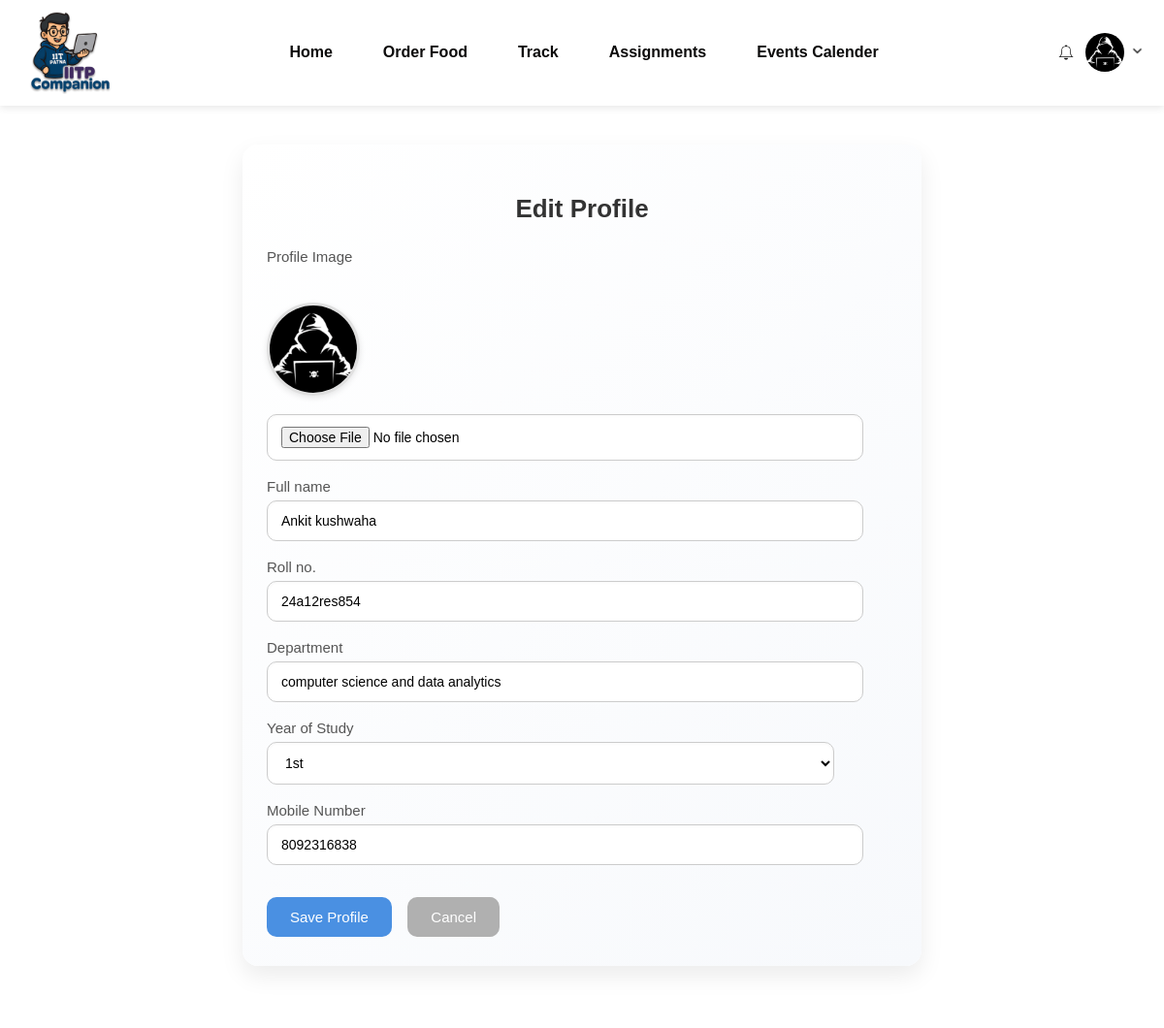
Before: /profile/edit/ (signed in, upper part) with the older database file.
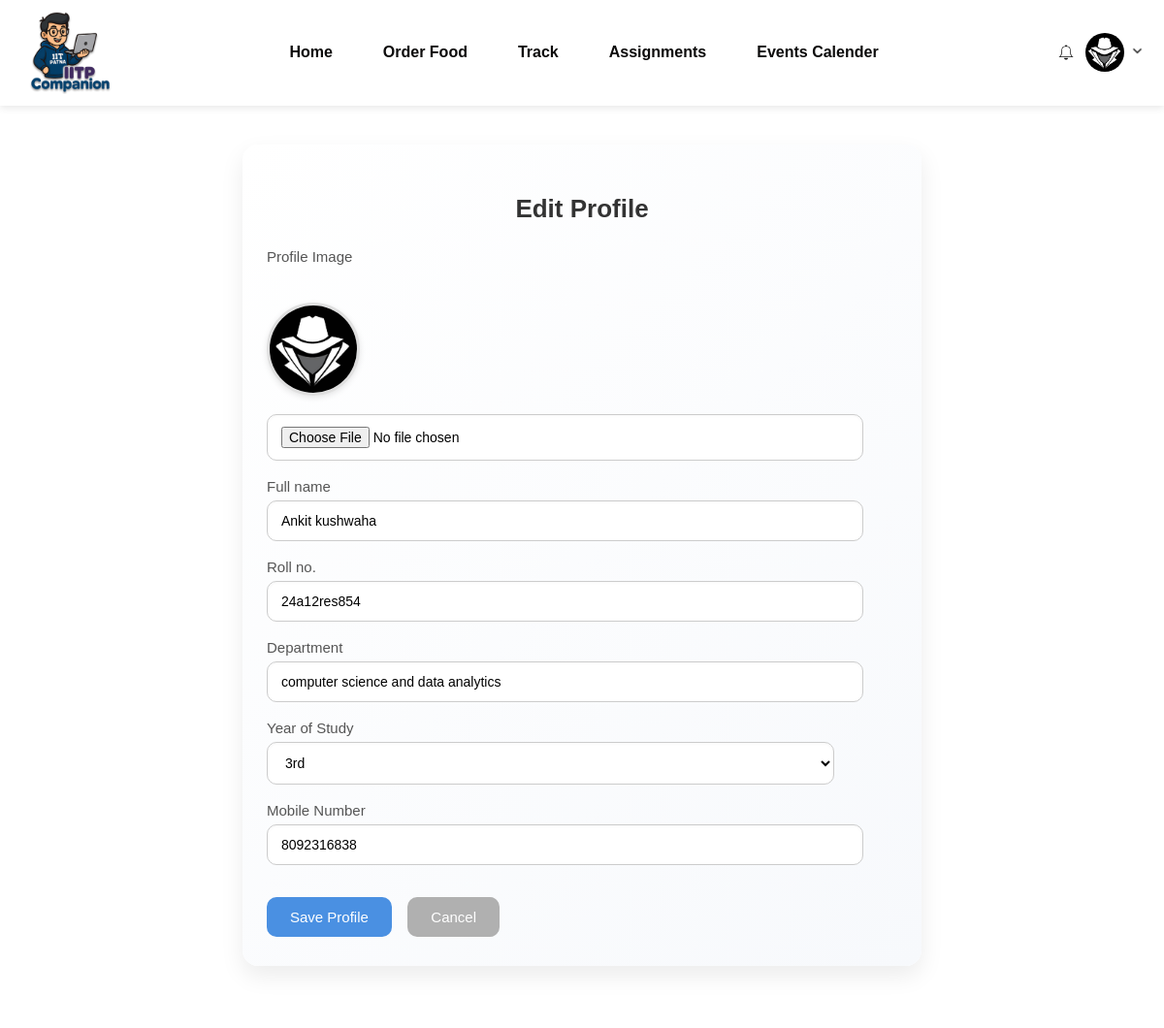
After: the same page with the newer database file.
### Webusers/models.py (models this page shows, shortened)
class UserProfile(models.Model):
    user = models.OneToOneField(Users, on_delete=models.CASCADE)
    roll_number = models.CharField(max_length=20, null=True,default=None)
    department = models.CharField(max_length=100,null=True,default=None)
    year = models.IntegerField(choices=[(1, '1st'), (2, '2nd'), (3, '3rd'), (4, '4th')],null=True,default=None)
    hostel = models.CharField(max_length=100,null=True,default=None)
    profile_image = models.ImageField(upload_to='profile_images/', default='profile_images/default.png')
    mobile_number = models.CharField(max_length=15, blank=True,null=True,default=None)
    saved_foods = models.JSONField(default=list, blank=True)
    saved_routes = models.JSONField(default=list, blank=True)
    saved_assignments = models.JSONField(default=list, blank=True)

### IITP_copanion_plus/views.py (the view, shortened to what this page needs)
# urls.py: path('profile/edit/', views.edit_profile, name='edit_profile'),
@require_login
def edit_profile(request):
    user_id = request.session.get('user_id')
    user = get_object_or_404(Users, id=user_id)
    profile, created = UserProfile.objects.get_or_create(user=user)
    return render(request, 'user/edit_profile.html', {'user': user, 'profile': profile})

### IITP_copanion_plus/views.py (called while the page is built)
def require_login(view_func):
    @wraps(view_func)
    def _wrapped_view(request, *args, **kwargs):
        user_id = request.session.get('user_id')
        if not user_id:
            return redirect('login')
        return view_func(request, *args, **kwargs)
    return _wrapped_view

### Webusers/context_processors.py (called while the page is built)
def users_context(request):
    user_id = request.session.get('user_id')
    webuser = None
    profile = None
    if user_id:
        try:
            webuser = Users.objects.get(id=user_id)
            profile, created = UserProfile.objects.get_or_create(user=webuser)
        except Users.DoesNotExist:
            pass
    return {
        'webuser': webuser,
        'profile': profile
    }

### notifications/context_processors.py (called while the page is built)
def notification_context(request):
    user_id = request.session.get('user_id')
    if not user_id:
        return {'notifications': []}
    try:
        user = Users.objects.get(id=user_id)
        notes = Notification.objects.filter(user=user).order_by('-created_at')[:5]
        return {'notifications': notes, 'webuser': user}
    except Users.DoesNotExist:
        return {'notifications': []}

### templates/user/edit_profile.html (shortened to what this page needs)
{% extends 'base.html' %}
{% load static %}
{% block content %}
<link rel="stylesheet" href="{% static 'css/profile.css' %}">
<div class="edit-profile-container">
  <h2>Edit Profile</h2>
  <form method="POST" enctype="multipart/form-data" class="edit-profile-form">
    <div class="form-group">
      <label for="profile_image">Profile Image</label><br>
      {% if profile.profile_image %}
        <img src="{{ profile.profile_image.url }}" alt="Current Image" class="profile-preview">
      {% else %}
        <img src="{% static 'images/default.png' %}" alt="Default Image" class="profile-preview">
      {% endif %}
      <input type="file" name="profile_image" id="profile_image">
    </div>
    <div class="form-group">
      <label for="name">Full name</label>
      <input type="text" name="username" id="username" value="{{ user.username }}" required>
    </div>
    <div class="form-group">
      <label for="roll_number">Roll no.</label>
      <input type="text" name="roll_number" id="roll_number" value="{{ profile.roll_number }}" required>
    </div>
    <div class="form-group">
      <label for="department">Department</label>
      <input type="text" name="department" id="department" value="{{ profile.department }}" required>
    </div>
    <div class="form-group">
      <label for="year">Year of Study</label>
      <select name="year" id="year" required>
        <option value="1" {% if profile.year == 1 %}selected{% endif %}>1st</option>
        <option value="3" {% if profile.year == 3 %}selected{% endif %}>3rd</option>
      </select>
    </div>
    <div class="form-group">
      <label for="mobile_number">Mobile Number</label>
      <input type="text" name="mobile_number" id="mobile_number" value="{{ profile.mobile_number }}">
    </div>
    <button type="submit" class="submit-btn">Save Profile</button>
    <a href="{% url 'profile' %}" class="cancel-btn">Cancel</a>
  </form>
</div>
{% endblock %}

### templates/header.html (shortened to what this page needs)
<!DOCTYPE html>
{% load static %}
<html lang="en">
<head>
  <link rel="stylesheet" href="{% static 'css/header.css' %}">
</head>
<body>
  <header>
    <nav class="navbar">
      <div class="nav-left">
        <a href="{% url 'home' %}" class="logo-link">
          <img style="width:85px; margin-left:10px; " src="{% static 'images/iitpcomapanion1.png' %}" alt="IIT Patna Logo" class="logo-img">
        </a>
      </div>
<ul class="nav-links" id="nav-links">
  <li><a href="{% url 'home' %}" class="{% if request.resolver_match.url_name == 'home' %}active{% endif %}">Home</a></li>
  <li><a href="{% url 'order' %}" class="{% if request.resolver_match.url_name == 'order' %}active{% endif %}">Order Food</a></li>
  <li><a href="{% url 'tracker' %}" class="{% if request.resolver_match.url_name == 'tracker' %}active{% endif %}">Track</a></li>
  <li><a href="{% url 'Assignment' %}" class="{% if request.resolver_match.url_name == 'Assignment' %}active{% endif %}">Assignments</a></li>
  <li><a href="{% url 'events' %}" class="{% if request.resolver_match.url_name == 'events' %}active{% endif %}">Events Calender</a></li>
</ul>
      <div class="user-account" id="user-account">
        {% if webuser %}
          <div class="notification-wrapper" id="notificationWrapper">
            <div class="icon-box" id="notificationIcon">
              <img style="margin-right:10px;" src="{% static 'images/bell.png' %}" alt="Notifications" class="nav-icon">
            </div>
          </div>
          <img class="user-avatar" src="{% if profile.profile_image %}{{ profile.profile_image.url }}{% else %}{% static 'images/default.png' %}{% endif %}"
             alt="Profile Picture">
          <span class="arrow-down">
            <img style="height:15px; width:15px;" src="{% static 'images/down.png' %}" alt="Arrow Down">
          </span>
        {% else %}
          <a href="{% url 'login' %}" class="login-button">Login</a>
        {% endif %}
      </div>
    </nav>
  </header>
</body>
</html>

Changed rows visible on the page:
changed UserProfile "24a12res854": profile_image: a different picture; year "1st" → "3rd"
